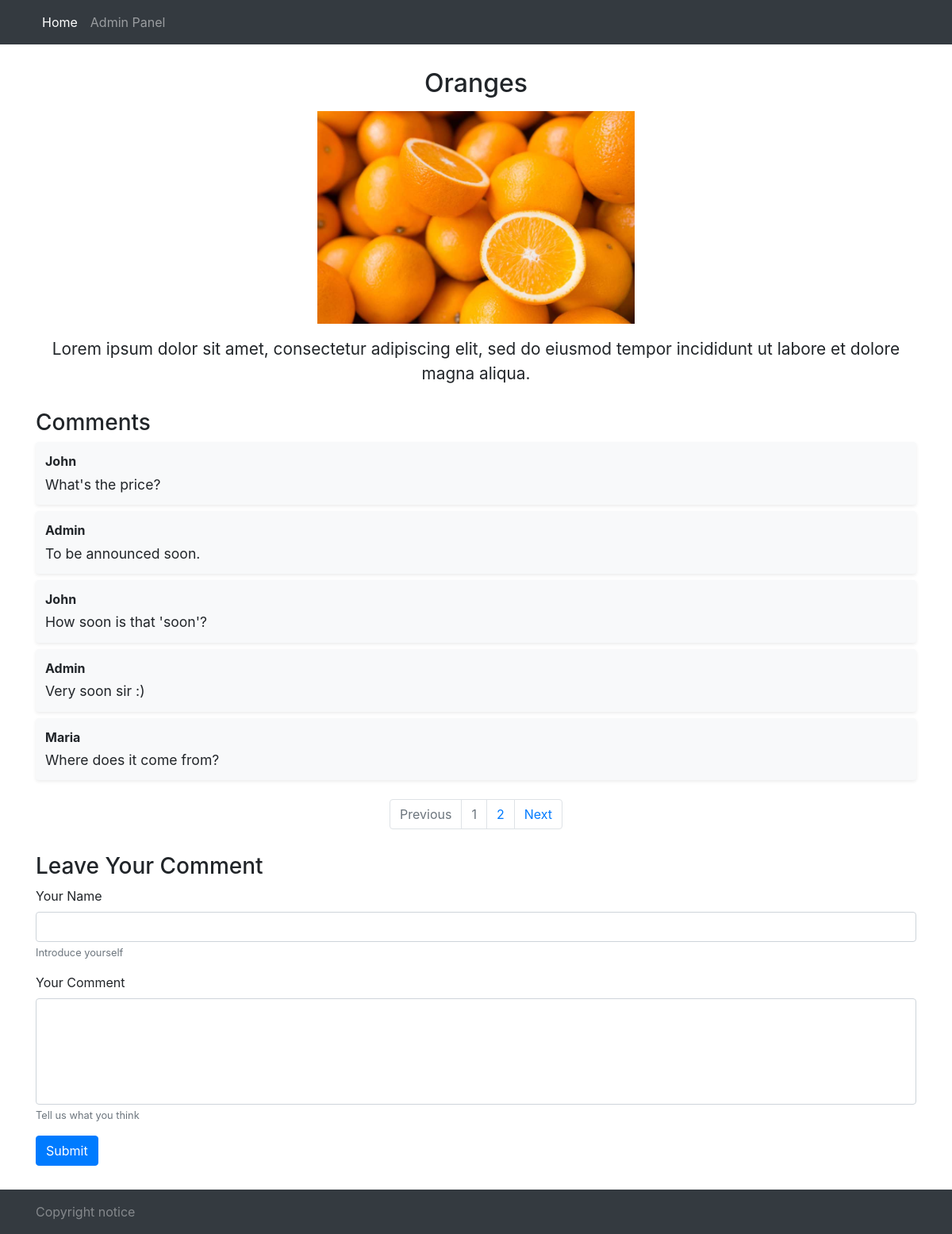
Screenshot of /oranges with the database file from the repository.
### tables this page shows
CREATE TABLE `kh4tr_assets` (
  `id` int(10) unsigned NOT NULL AUTO_INCREMENT,
  `name` varchar(255) NOT NULL,
  `alias` varchar(255) NOT NULL,
  `desc` varchar(1000) DEFAULT NULL,
  `image` varchar(255) DEFAULT NULL,
  `state` tinyint(4) DEFAULT NULL,
  `date` datetime DEFAULT NULL,
  PRIMARY KEY (`id`)
);

CREATE TABLE `kh4tr_comments` (
  `id` int(10) unsigned NOT NULL AUTO_INCREMENT,
  `author` varchar(255) NOT NULL,
  `text` varchar(500) DEFAULT NULL,
  `parent` int(10) unsigned DEFAULT NULL,
  `state` tinyint(4) DEFAULT NULL,
  `date` datetime DEFAULT NULL,
  PRIMARY KEY (`id`)
);

### config.php (called while the page is built, shortened)
<?php
$settings = array (
'premoderation' => 1,
'commentsperpage' => 5,
'commentsperpageadmin' => 5,
);
?>

### index.php (the view, shortened to what this page needs)
<?php
if (file_exists('config.php')) {
	require_once('config.php' );
} else {
	die("Configuration file absent");
}
?>
<!DOCTYPE html>
<html lang="en-US" class="h-100">
<head>
<link rel='stylesheet' href='css/bootstrap.min.css' type='text/css' media='all' />
<link rel='stylesheet' href='css/custom.css' type='text/css' media='all' />
</head>
<?php
$path = $_SERVER['REQUEST_URI'];
if ($path) {
	$path = preg_replace ("'^/(.*)$'","$1",$path);
}
$dbcon = new mysqli(DBSERVERNAME, DBUSER, DBPASS, DBNAME);
$dbcon->set_charset("utf8");
?>
<body id="body" class="d-flex flex-column h-100">
<header id="header" class="navbar-dark bg-dark">
<div class="container">
<nav class="navbar navbar-expand-md">
<div id="mainmenu" class="navbar-collapse collapse"><ul class="navbar-nav mr-auto">
<li id="menu-item-home" class="nav-item active"><a class="nav-link" href="/">Home</a></li>
<li id="menu-item-admin" class="nav-item"><a class="nav-link" href="admin.php">Admin Panel</a></li>
</ul></div>
</nav></div>
</header>
<main>
<?php
$id = 0;
$data = NULL;
if ($path) {
	$query = "SELECT * FROM ".DBTABLEPREFIX."assets WHERE `alias`='".$path."' AND `state`>0 LIMIT 1";
	$result = $dbcon->query($query);
	if (!$result->num_rows) {
		http_response_code(404);
		echo '<div class="container"><h1 class="text-center">404: Page Not Found</h1></div></main><footer class="footer navbar-dark bg-dark mt-auto py-3"><div class="container"><div><span>Copyright notice</span></div></div></footer></body></html>';
		die();
	} else {
		$data = $result->fetch_assoc();
		$id = $data['id'];
	}
} else {
	$query = "SELECT * FROM ".DBTABLEPREFIX."assets WHERE `state` > 0 ORDER BY `state` DESC LIMIT 9";
	$result = $dbcon->query($query);
}
?>
<section class="data">
<div class="container">
<?php if (!$path) : ?>
<?php if ($result->num_rows) : ?>
<?php $images = array(); ?>
<div class="row">
	<?php while ($row = mysqli_fetch_array($result)) : ?>
	<div class="col col-12 col-md-6 col-lg-4 asset-<?php echo $row['id']; ?>"><div class="card-wrapper"><a class="card" href="/<?php echo $row['alias']; ?>" >
		<?php $name = mb_substr(strip_tags($row['name']),0,75); ?>
		<?php $desc = mb_substr(strip_tags($row['desc']),0,150); ?>
		<?php if ($row['image']) : ?>
		<?php $images[$row['id']] = $row['image']; ?>
		<span class="container"><span class="row justify-content-center"><span class="col-sm px-0"><span class="embed-responsive embed-responsive-16by9"><span class="card-image embed-responsive-item" alt="<?php echo $name; ?>" title="<?php echo $name; ?>"></span></span></span></span></span>
		<?php endif;  ?>
		<span class="card-body">
		<span class="card-title"><?php echo $name; ?></span>
		<span class="card-desc"><?php echo $desc; ?></span>
		</span>
	</a></div></div>
	<?php endwhile; ?>
</div>
<?php endif;  ?>
<?php else :  ?>
	<?php if ($data) : ?>
<div class="text-center">
		<?php $name = strip_tags($data['name']); ?>
		<?php $desc = strip_tags($data['desc']); ?>
		<h2 class="page-title"><?php echo $name; ?></h2>
		<?php if ($data['image']) : ?>
		<div class="main-image-wrap"><img class="main-image" src="/images/<?php echo $data['image']; ?>" alt="<?php echo $name; ?>" title="<?php echo $name; ?>" /></div>
		<?php endif; ?>
		<?php if ($desc) : ?>
		<div class="page-desc"><?php echo $desc; ?></div>
		<?php endif; ?>
</div>
	<?php endif; ?>
<?php endif;  ?>
</div>
</section>
<?php
if ($settings['commentsperpage']) {$commentsperpage = $settings['commentsperpage'];}
else {$commentsperpage = 10;}
if ($id) {
	$query = "SELECT * FROM ".DBTABLEPREFIX."comments WHERE `state`>0 AND `parent`=".$id." LIMIT ".$commentsperpage;
}
$result = $dbcon->query($query);
if ($id) {
	$query = "SELECT count(1) FROM ".DBTABLEPREFIX."comments WHERE `state`>0 AND `parent`=".$id;
} else {
	$query = "SELECT count(1) FROM ".DBTABLEPREFIX."comments t1 LEFT JOIN ".DBTABLEPREFIX."assets t2 ON t1.`parent`=t2.`id` WHERE t1.`state`>0";
}
$num = $dbcon->query($query);
$num = mysqli_fetch_array($num)[0];
?>
<section class="comments">
<div class="container">
<h3>Comments</h3>
<?php if ($result->num_rows) : ?>
<div class="row">
	<?php while($row = $result->fetch_assoc()) : ?>
	<div class="comment col col-12 mb-2"><div class="wrap bg-light shadow-sm rounded">
		<?php if ($path) : ?>
		<div><span class="comment-author"><?php echo $row['author']; ?></span> </div>
		<?php endif; ?>
		<div class="comment-body"><?php echo strip_tags($row['text']); ?></div>
	</div></div>
	<?php endwhile; ?>
</div>
	<?php if ($num > $commentsperpage) : ?>
<nav class="mt-3" aria-label="Comment pagination"><ul class="pagination justify-content-center">
	<li id="nav-item-prev" class="page-item disabled"><a class="page-link" href="#">Previous</a></li>
	<li id="nav-item-first" class="page-item page-item-1 disabled"><a class="page-link" href="#" data-page="1">1</a></li>
		<?php for ($i=2; $i*$commentsperpage+1 <= $num; $i++) { ?>
	<li class="page-item page-item-<?php echo $i; ?>"><a class="page-link" href="#" data-page="<?php echo $i; ?>"><?php echo $i; ?></a></li>
		<?php } ?>
	<li id="nav-item-last" class="page-item page-item-<?php echo $i; ?>"><a class="page-link" href="#" data-page="<?php echo $i; ?>"><?php echo $i; ?></a></li>
	<li id="nav-item-next" class="page-item"><a class="page-link" href="#" data-page="2">Next</a></li>
</ul></nav>
	<?php endif; ?>
<?php else : ?>
<div class="row"><div class="col-12 nocomments">No comments yet</div></div>
<?php endif;  ?>
<div class="new-comment">
<h3>Leave Your Comment</h3>
<form id="new-comment-form" method="post" enctype="multipart/form-data"<?php if ($id) {echo ' data-id="'.$id.'"';} ?> >
	<div class="form-group">
		<label for="input-name">Your Name</label>
		<input type="text" class="form-control" id="input-name" aria-describedby="input-name-help">
		<small id="input-name-help" class="form-text text-muted">Introduce yourself</small>
	</div>
	<div class="form-group">
		<label for="input-text">Your Comment</label>
		<textarea class="form-control" id="input-text" rows="5"></textarea>
		<small id="input-text-help" class="form-text text-muted">Tell us what you think</small>
	</div>
	<button id="submit-comment-btn" type="submit" class="btn btn-primary">Submit</button>
</form>
</div>
</section>
</main>
<footer class="footer navbar-dark bg-dark mt-auto py-3">
<div class="container"><div><span>Copyright notice</span></div></div>
</footer>
</body>
</html>

### css/custom.css (style rules this page uses)
#header > .container { min-height:56px }
.navbar { padding-left:0;padding-right:0 }
footer { color: rgba(255,255,255,.4) }
main { margin:0 0 30px }
.text-center { text-align:center }
.row { margin-left:-15px;margin-right:-15px }
.col { margin-bottom:30px }
section { margin-top:30px }
.page-title { margin-bottom:1rem }
.page-desc { margin-top:1rem;font-size:1.3rem }
.main-image { max-width:400px }
.comment { padding:0 15px }
.comment .wrap { padding:.75rem }
.comment-author { font-weight:bold }
.comment-body { margin-top:.25em;font-size:1.1rem }
.new-comment { margin-top:30px }
#input-text { resize:none }

### rows the page displays
kh4tr_assets: name "Oranges", image (picture), desc "Lorem ipsum dolor sit amet, consectetur adipiscing elit, sed do eiusmod tempor incididunt ut labore et dolore magna aliqua."
kh4tr_comments: author "John", text "What's the price?"
kh4tr_comments: author "Admin", text "To be announced soon."
kh4tr_comments: author "John", text "How soon is that 'soon'?"
kh4tr_comments: author "Admin", text "Very soon sir :)"
kh4tr_comments: author "Maria", text "Where does it come from?"

### other values shown
$i "2"
